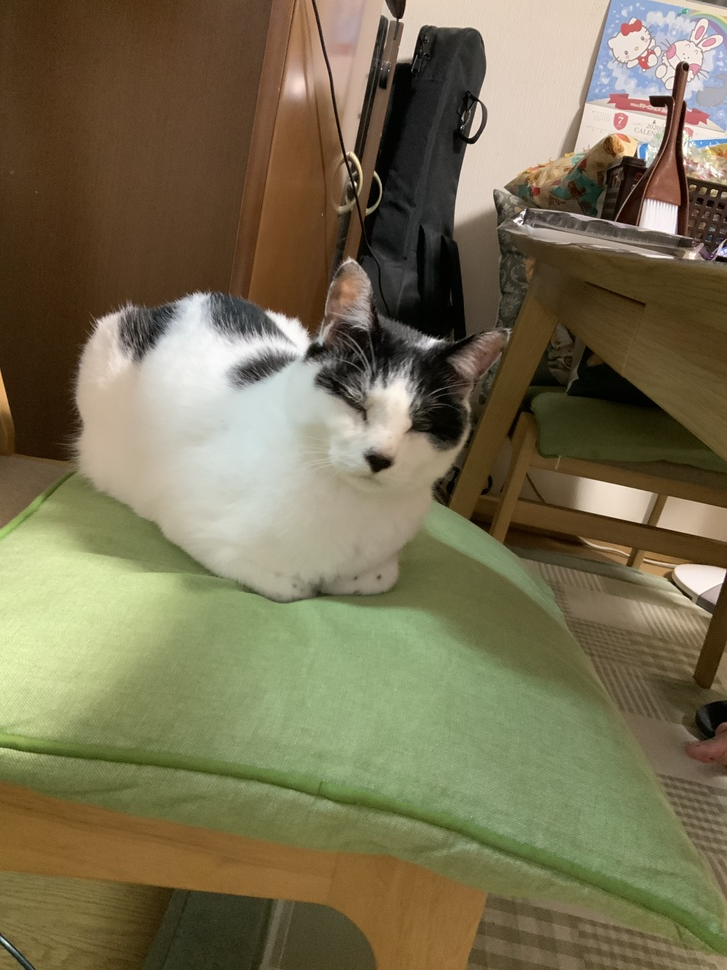
#> input picture img/cat1.JPEG, 727 x 970 px, shrunk from 3024 x 4032 before the run, found by its file name
$ python do_kuwahara1.py
#> lines starting #> are read from the running program, lines starting #| are printed output that depends on the picture
### kuwahara1.py
# First try at manually rewriting the Kuwahara function from Luca Balbi which was written
# originally in MatLab
import numpy as np
from scipy.signal import convolve2d
import time
# help on convolve2d: http://docs.scipy.org/doc/scipy/reference/generated/scipy.signal.convolve2d.html

def Kuwahara(original, winsize):
    """
    Kuwahara filters an image using the Kuwahara filter

    Inputs:
    original      -->    image to be filtered
    windowSize    -->    size of the filter window: legal values are
                                                    5, 9, 13, ... = (4*k+1)
    This function is optimised using vectorialisation, convolution and the fact
    that, for every subregion
        variance = (mean of squares) - (square of mean).
    A nested-for loop approach is still used in the final part as it is more
    readable, a commented-out, fully vectorialised version is provided as well.

    Example
    filtered = Kuwahara(original,5);

    Filter description:
    The Kuwahara filter works on a window divided into 4 overlapping
    subwindows (for a 5x5 pixels example, see below). In each subwindow, the mean and
    variance are computed. The output value (located at the center of the
    window) is set to the mean of the subwindow with the smallest variance.

        ( a  a  ab   b  b)
        ( a  a  ab   b  b)
        (ac ac abcd bd bd)
        ( c  c  cd   d  d)
        ( c  c  cd   d  d)

    References:
    http://www.ph.tn.tudelft.nl/DIPlib/docs/FIP.pdf
    http://www.incx.nec.co.jp/imap-vision/library/wouter/kuwahara.html


    Copyright Luca Balbi, 2007
    Original license is contained in a block comment at the bottom of this file.

    Translated from Matlab into Python by Andrew Dussault, 2015
    """
    # Check the time:
    #t1=time.time()

    #image = original.copy()
    # make sure original is a numpy array
    image = original.astype(np.float64)
    # make sure window size is correct
    if winsize%4 != 1:
        raise Exception ("Invalid winsize %s: winsize must follow formula: w = 4*n+1." %winsize)

    #Build subwindows
    tmpAvgKerRow = np.hstack((np.ones((1,int((winsize-1)/2)+1)),np.zeros((1,int((winsize-1)/2)))))
    tmpPadder = np.zeros((1,winsize))
    tmpavgker = np.tile(tmpAvgKerRow, (int((winsize-1)/2)+1,1))
    tmpavgker = np.vstack((tmpavgker, np.tile(tmpPadder, (int((winsize-1)/2),1))))
    tmpavgker = tmpavgker/np.sum(tmpavgker)

    # tmpavgker is a 'north-west' subwindow (marked as 'a' above)
    # we build a vector of convolution kernels for computing average and
    # variance
    avgker = np.empty((4,winsize,winsize)) # make an empty vector of arrays
    avgker[0] = tmpavgker			# North-west (a)
    avgker[1] = np.fliplr(tmpavgker)	# North-east (b)
    avgker[2] = np.flipud(tmpavgker)	# South-west (c)
    avgker[3] = np.fliplr(avgker[2])	# South-east (d)

    # Create a pixel-by-pixel square of the image
    squaredImg = image**2

    # preallocate these arrays to make it apparently %15 faster
    avgs = np.zeros([4, image.shape[0],image.shape[1]])
    stddevs = avgs.copy()


    # [9 lines of commented-out code are left out]
    for k in range(4):
        avgs[k] = convolve2d(image, avgker[k],mode='same')   # mean on subwindow
        stddevs[k] = convolve2d(squaredImg, avgker[k],mode='same') # mean of squares on subwindow
        stddevs[k] = stddevs[k]-avgs[k]**2    # variance on subwindow

    # Choice of index with minimum variance
    indices = np.argmin(stddevs,0) # returns index of subwindow with smallest variance

    # Building the filtered image (with nested for loops)
    filtered = np.zeros(original.shape)
    for row in range(original.shape[0]):
        for col in range(original.shape[1]):
            filtered[row,col] = avgs[indices[row,col], row,col]

    #filtered=filtered.astype(np.uint8)
    return filtered.astype(np.uint8)

"""
ORIGINAL LICENSE OF MATLAB CODE:
Copyright (c) 2007, Luca Balbi
All rights reserved.

Redistribution and use in source and binary forms, with or without
modification, are permitted provided that the following conditions are
met:

    * Redistributions of source code must retain the above copyright
      notice, this list of conditions and the following disclaimer.
    * Redistributions in binary form must reproduce the above copyright
      notice, this list of conditions and the following disclaimer in
      the documentation and/or other materials provided with the distribution
    * Neither the name of the Esaote S.p.A. nor the names
      of its contributors may be used to endorse or promote products derived
      from this software without specific prior written permission.

THIS SOFTWARE IS PROVIDED BY THE COPYRIGHT HOLDERS AND CONTRIBUTORS "AS IS"
AND ANY EXPRESS OR IMPLIED WARRANTIES, INCLUDING, BUT NOT LIMITED TO, THE
IMPLIED WARRANTIES OF MERCHANTABILITY AND FITNESS FOR A PARTICULAR PURPOSE
ARE DISCLAIMED. IN NO EVENT SHALL THE COPYRIGHT OWNER OR CONTRIBUTORS BE
LIABLE FOR ANY DIRECT, INDIRECT, INCIDENTAL, SPECIAL, EXEMPLARY, OR
CONSEQUENTIAL DAMAGES (INCLUDING, BUT NOT LIMITED TO, PROCUREMENT OF
SUBSTITUTE GOODS OR SERVICES; LOSS OF USE, DATA, OR PROFITS; OR BUSINESS
INTERRUPTION) HOWEVER CAUSED AND ON ANY THEORY OF LIABILITY, WHETHER IN
CONTRACT, STRICT LIABILITY, OR TORT (INCLUDING NEGLIGENCE OR OTHERWISE)
ARISING IN ANY WAY OUT OF THE USE OF THIS SOFTWARE, EVEN IF ADVISED OF THE
POSSIBILITY OF SUCH DAMAGE.
"""

### do_kuwahara1.py
"""
こっちのフィルタはボツ

"""


from skimage import io, segmentation, color
from kuwahara1 import Kuwahara
import cv2
import tkinter
from PIL import Image,ImageTk
import numpy as np


root = tkinter.Tk()


#画像読み込み
img = cv2.imread("C:\\Users\\mieli\\my_python\\img\\cat1.jpeg")
#> img is the input picture: shape (970, 727, 3); mean B, G, R 82.8, 111.9, 120.1

canvas = tkinter.Canvas(root, width=400, height=400, bg="gray")
canvas.grid()

# 加工用にimgをコピー
img_r = img.copy()
img_g = img.copy()
img_b = img.copy()

# GとBの要素を0に変換
img_r[:, :, [1, 2]] = 0  # [G, B]
img_g[:, :, [0, 2]] = 0  # [G, B]
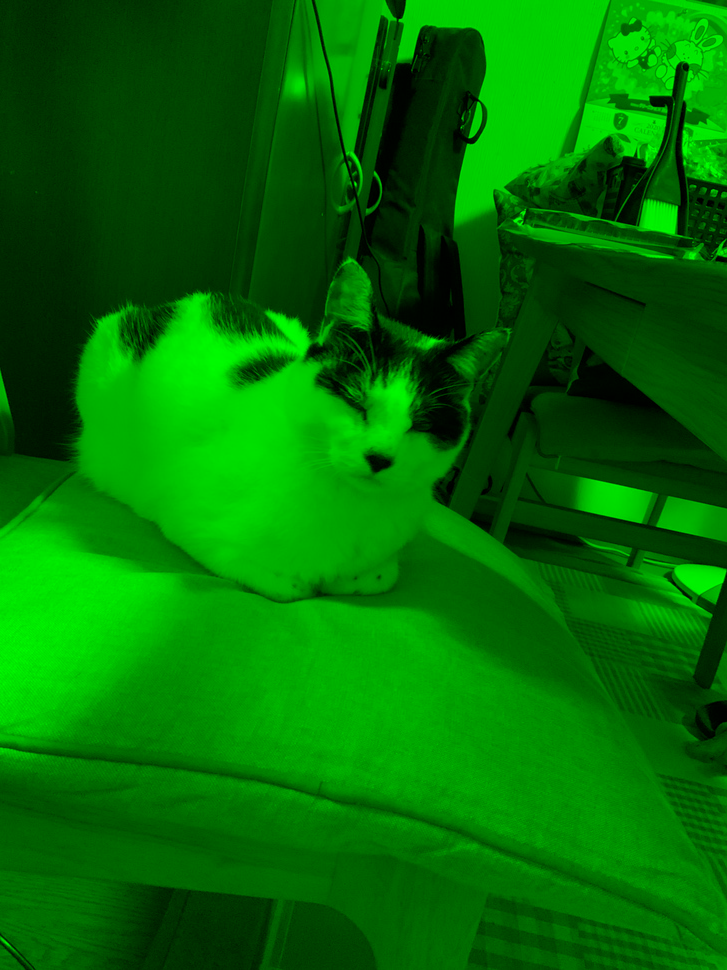
#> img_g: shape (970, 727, 3); mean B, G, R 0, 111.9, 0
img_b[:, :, [0, 1]] = 0  # [G, B]
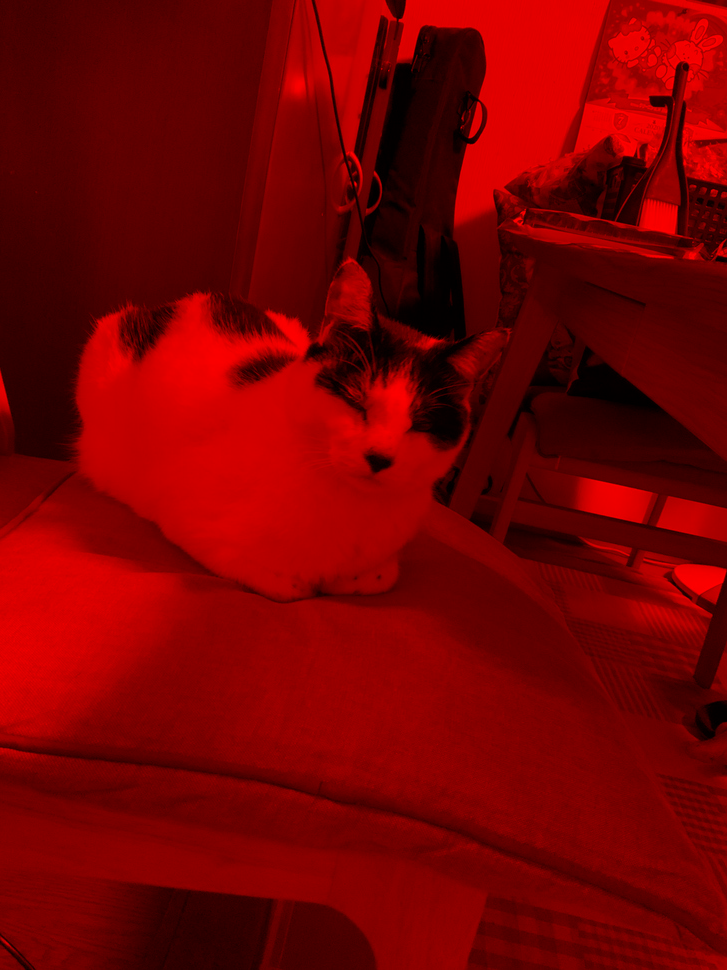
#> img_b: shape (970, 727, 3); mean B, G, R 0, 0, 120.1

# RGB別々に抽出
img_r_gray = img_r[:, :, 0].copy()
img_g_gray = img_g[:, :, 1].copy()
img_b_gray = img_b[:, :, 2].copy()

#io.imsave("C:\\Users\\mieli\\my_python\\img\\cat1_r_grey.jpeg", img_r)

#RGB別々に桑原フィルタ
out_r = Kuwahara(img_r_gray, 17)
#> in Kuwahara, `indices = np.argmin(stddevs,0)`: indices: shape (970, 727) int64; 4 distinct labels, from 0 to 3
out_g = Kuwahara(img_g_gray, 17)
#> in Kuwahara (call 2), `indices = np.argmin(stddevs,0)`: indices: shape (970, 727) int64; 4 distinct labels, from 0 to 3
out_b = Kuwahara(img_b_gray, 17)
#> call 3 of Kuwahara, with winsize = 17
#> in Kuwahara (call 3), `squaredImg = image**2`:
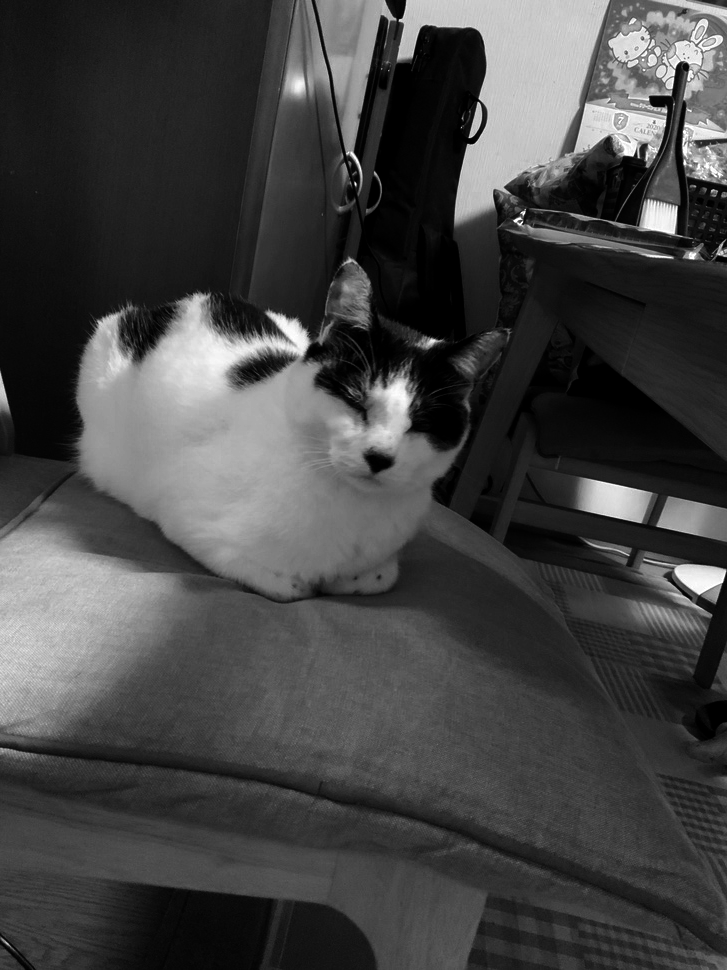
#> squaredImg: shape (970, 727) float64; min 0, max 65025, mean 17414.7; drawn with min black and max white
#> in Kuwahara (call 3), `indices = np.argmin(stddevs,0)`:
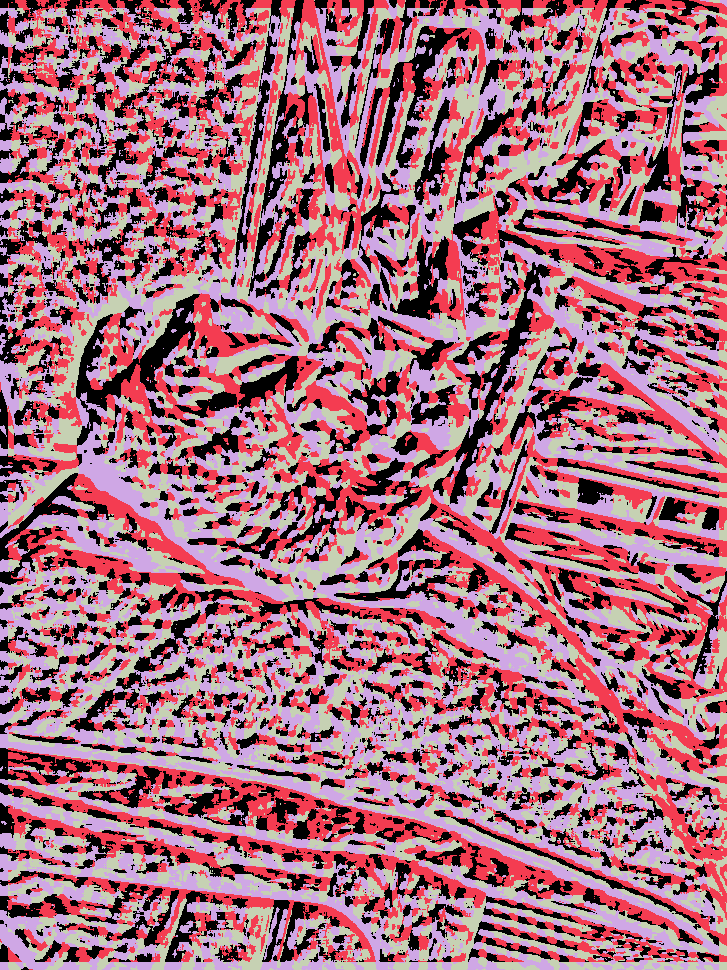
#> indices: shape (970, 727) int64; 4 distinct labels, from 0 to 3; one colour per label, 0 black
#> after the loop in Kuwahara (call 3), `for row in range(original.shape[0]):`:
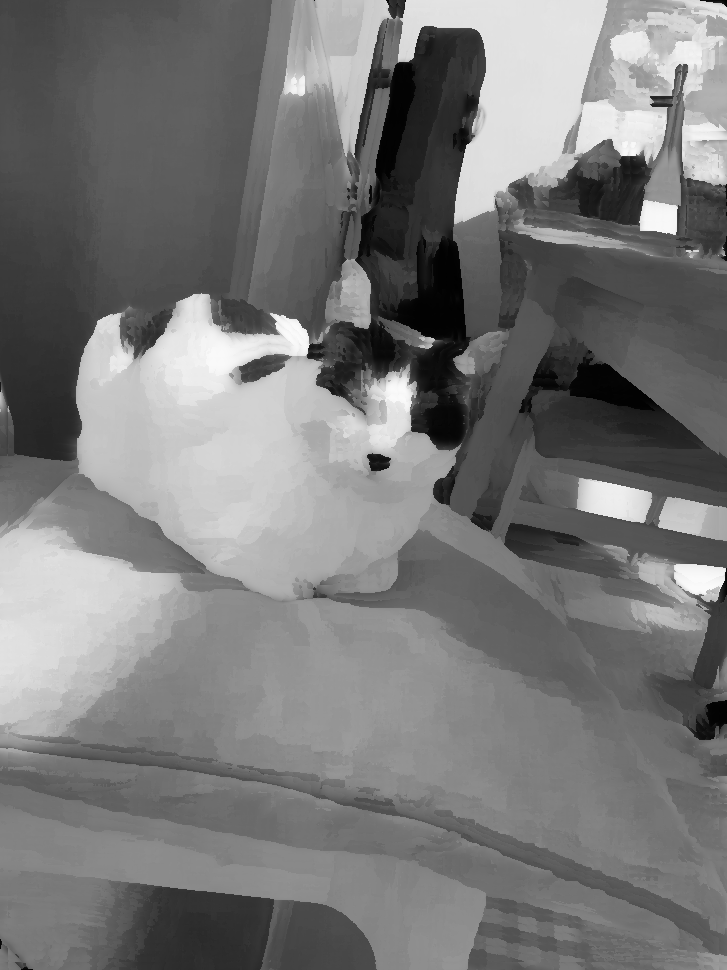
#> filtered: shape (970, 727) float64; min 0.321, max 251.2, mean 120.6

out_rgb = np.dstack((np.dstack((out_b, out_g)), out_r))
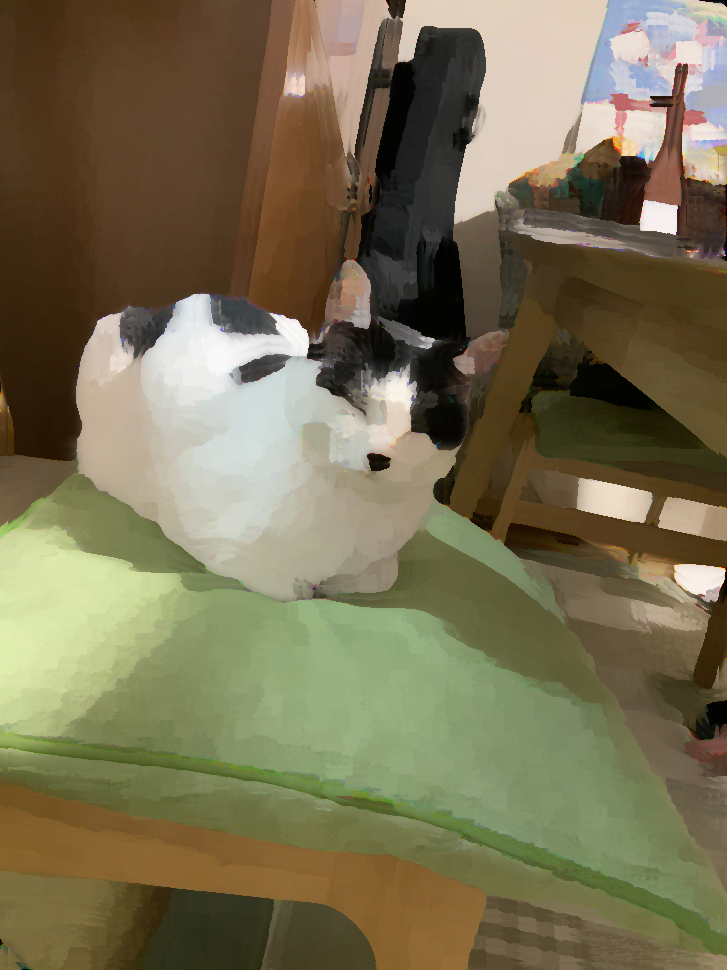
#> out_rgb: shape (970, 727, 3); mean R, G, B 120.1, 111.9, 82.6


io.imsave("C:\\Users\\mieli\\my_python\\img\\out_rgb.jpeg", out_rgb)


# io.imsave("C:\\Users\\mieli\\my_python\\img\\out_r.jpeg", out_r)
# io.imsave("C:\\Users\\mieli\\my_python\\img\\out_g.jpeg", out_r)
# io.imsave("C:\\Users\\mieli\\my_python\\img\\out_b.jpeg", out_r)


#画像表示用
image = Image.open("C:\\Users\\mieli\\my_python\\img\\out_rgb.jpeg")
w_size = int(image.width/4)
#> w_size = 181
h_size = int(image.height/4)
#> h_size = 242
tk_image = ImageTk.PhotoImage(image=image.resize((w_size,h_size)))
canvas.create_image(200, 200, image=tk_image)


# #test
# image = cv2.imread("C:\\Users\\mieli\\my_python\\img\\out_rgb.jpeg")
# print(image)


root.mainloop()

$ run again, with img/input.jpeg copied over img/cat1.JPEG
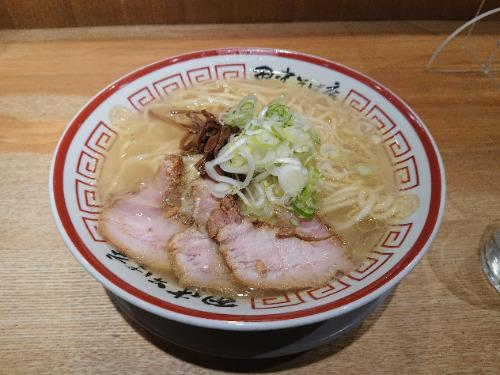
#> input picture img/input.jpeg, 500 x 375 px, found by its file name
#> img is the input picture: shape (375, 500, 3); mean B, G, R 99.4, 121.7, 147
#> indices: shape (375, 500) int64; 4 distinct labels, from 0 to 3
#> indices: shape (375, 500) int64; 4 distinct labels, from 0 to 3
#> indices: shape (375, 500) int64; 4 distinct labels, from 0 to 3
#> after the loop in Kuwahara (call 3), `for row in range(original.shape[0]):`:
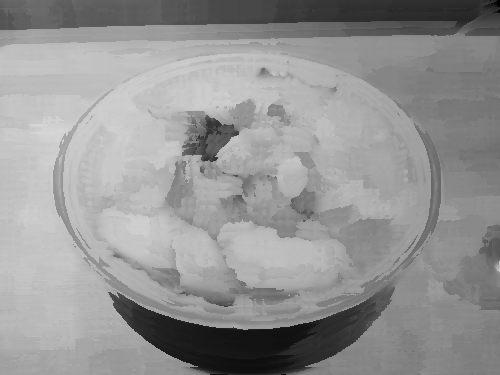
#> filtered: shape (375, 500) float64; min 0.568, max 215.2, mean 148.8
#> `io.imsave("C:\\Users\\mieli\\my_python\\img\\out_rgb.jpeg", out_rgb)`:
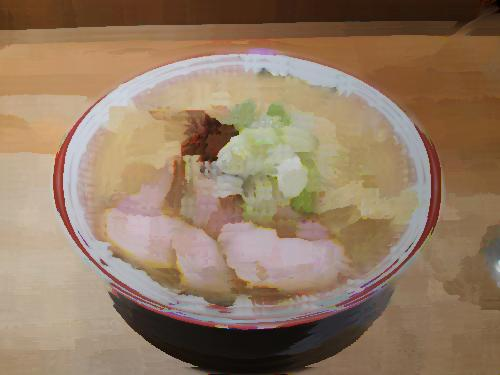
#> saved as out_rgb.jpeg: shape (375, 500, 3); mean R, G, B 148.3, 123.7, 100.1

$ run again, with img/paint1_layer.jpeg copied over img/cat1.JPEG
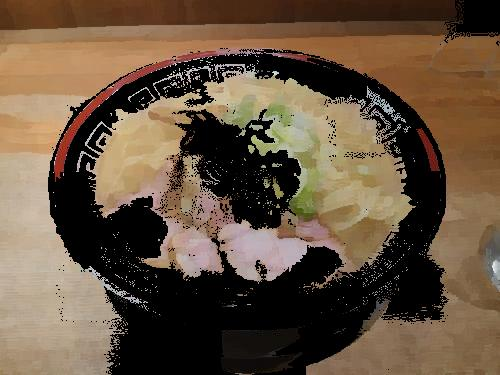
#> input picture img/paint1_layer.jpeg, 500 x 375 px, found by its file name
#> img is the input picture: shape (375, 500, 3); mean B, G, R 64.1, 83.2, 102.3
#> indices: shape (375, 500) int64; 4 distinct labels, from 0 to 3
#> indices: shape (375, 500) int64; 4 distinct labels, from 0 to 3
#> indices: shape (375, 500) int64; 4 distinct labels, from 0 to 3
#> after the loop in Kuwahara (call 3), `for row in range(original.shape[0]):`:
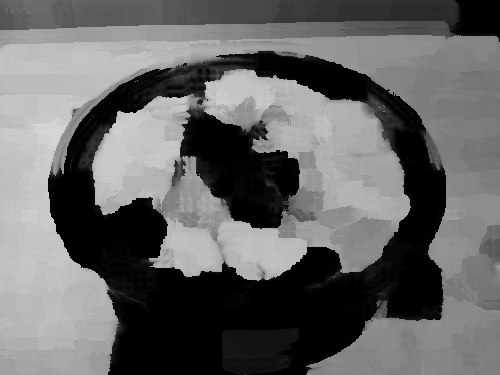
#> filtered: shape (375, 500) float64; min 0, max 215.6, mean 102.3
#> `out_rgb = np.dstack((np.dstack((out_b, out_g)), out_r))`:
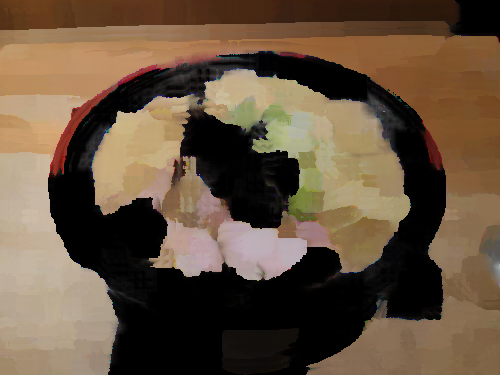
#> out_rgb: shape (375, 500, 3); mean R, G, B 101.8, 82.4, 62.7
